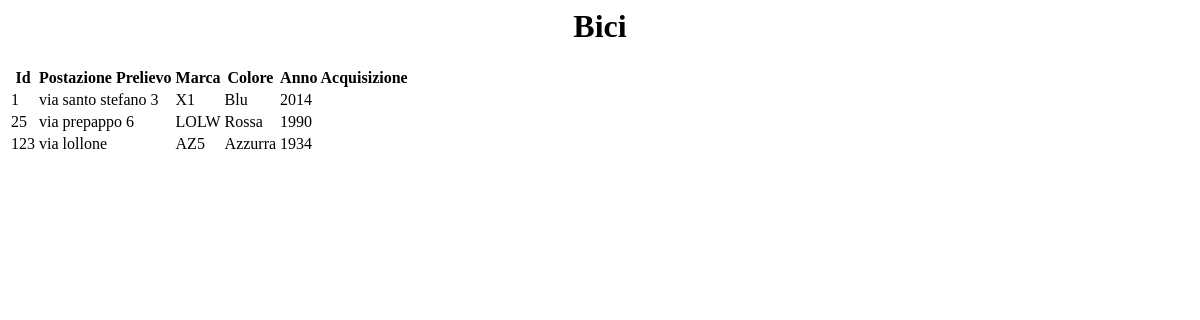
Page /function/visualizzabici.php (signed in) on the committed database.
### tables this page shows
CREATE TABLE IF NOT EXISTS Bici(

	Id INT NOT NULL PRIMARY KEY,
	Postazione_Prelievo VARCHAR(20),
	Marca VARCHAR(20),
	Colore VARCHAR(20),
	Anno_Acquisizione INT,
	FOREIGN KEY (Postazione_Prelievo) REFERENCES Postazione_Prelievo(Indirizzo) 
	ON DELETE CASCADE
	);

### class.user.php (called while the page is built, shortened)
<?php
class USER
{
	private $conn;
	public function __construct()
	{
		$database = new Database();
		$db = $database->dbConnection();
		$this->conn = $db;
    }
	public function runQuery($sql)
	{
		$stmt = $this->conn->prepare($sql);
		return $stmt;
	}
}
?>

### function/visualizzabici.php (the view, shortened to what this page needs)
<?php
require_once ("../class.user.php");
$auth_user = new USER();
$stmt = $auth_user -> runQuery('SELECT * FROM Bici;');
$stmt -> execute();
?>
<head><link href="css/bootstrap-dialog.min.css" rel="stylesheet"> </head>
<body>
		<div >
			<h1 align="center">Bici</h1>
			<?php if ($stmt->rowCount()!=0): ?>
            	<div>
  						<table class="table table-striped ">
    					<thead class="personale">
      					<tr>
      					  <th>Id</th>
      					  <th>Postazione Prelievo</th>
      					  <th>Marca</th>
      					  <th>Colore</th>
      					  <th>Anno Acquisizione</th>
     					 </tr>
    					</thead>
  		  						<tbody>
  		  							<?php while ($userRow=$stmt->fetch(PDO::FETCH_ASSOC)): ?>
      							<tr >
      							  <td class="col-md-3"><?php echo $userRow['Id']; ?></td>
     						      <td class="col-md-3"><?php echo $userRow['Postazione_Prelievo']; ?></td>
     						      <td class="col-md-3"><?php echo $userRow['Marca']; ?></td>
     						      <td class="col-md-3"><?php echo $userRow['Colore']; ?></td>
     						      <td class="col-md-3"><?php echo $userRow['Anno_Acquisizione']; ?></td>
     							 </tr>
     							 <?php endwhile; ?>
      						  </tbody>
  						</table>
			   </div>
            <?php endif; ?>
          </div>
</body>

### rows in the picture
bici: Id "1", Postazione_Prelievo "via santo stefano 3", Marca "X1", Colore "Blu", Anno_Acquisizione "2014"
bici: Id "25", Postazione_Prelievo "via prepappo 6", Marca "LOLW", Colore "Rossa", Anno_Acquisizione "1990"
bici: Id "123", Postazione_Prelievo "via lollone", Marca "AZ5", Colore "Azzurra", Anno_Acquisizione "1934"
